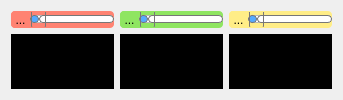
      <widget class="QWidget" name="model_1">
       <property name="styleSheet">
        <string notr="true"/>
       </property>
       <attribute name="title">
        <string>Tab 2</string>
       </attribute>
       <layout class="QGridLayout" name="gridLayout_5">
        <item row="0" column="0">
         <widget class="QFrame" name="barz_1">
          <property name="styleSheet">
           <string notr="true">background-color: rgb(255, 131, 114);
border-radius: 4px;</string>
          </property>
          <property name="frameShape">
           <enum>QFrame::StyledPanel</enum>
          </property>
          <property name="frameShadow">
           <enum>QFrame::Raised</enum>
          </property>
          <layout class="QHBoxLayout" name="horizontalLayout_5">
           <property name="spacing">
            <number>0</number>
           </property>
           <property name="leftMargin">
            <number>0</number>
           </property>
           <property name="topMargin">
            <number>0</number>
           </property>
           <property name="rightMargin">
            <number>0</number>
           </property>
           <property name="bottomMargin">
            <number>0</number>
           </property>
           <item>
            <widget class="QToolButton" name="zoomzButton_1">
             <property name="text">
              <string>...</string>
             </property>
            </widget>
           </item>
           <item>
            <widget class="QSlider" name="sliderz_1">
             <property name="styleSheet">
              <string notr="true">QSlider::groove:horizontal {
border: 1px solid #bbb;
background: white;
height: 6px;
border-radius: 4px;
}

QSlider::sub-page:horizontal {
background: rgb(85, 170, 255);
border: 1px solid #777;
height: 10px;
border-radius: 4px;
}

QSlider::add-page:horizontal {
background: #fff;
border: 1px solid #777;
height: 10px;
border-radius: 4px;
}

QSlider::handle:horizontal {
background: qlineargradient(x1:0, y1:0, x2:1, y2:1,
    stop:0 #eee, stop:1 #ccc);
border: 1px solid #777;
width: 13px;
margin-top: -8px;
margin-bottom: -8px;
border-radius: 4px;
}

QSlider::handle:horizontal:hover {
background: qlineargradient(x1:0, y1:0, x2:1, y2:1,
    stop:0 #fff, stop:1 #ddd);
border: 1px solid #444;
border-radius: 4px;
}

QSlider::sub-page:horizontal:disabled {
background: #eee;
border-color: #999;
}

QSlider::add-page:horizontal:disabled {
background: #eee;
border-color: #999;
}

QSlider::handle:horizontal:disabled {
background: #eee;
border: 1px solid #aaa;
border-radius: 4px;
}</string>
             </property>
             <property name="orientation">
              <enum>Qt::Horizontal</enum>
             </property>
            </widget>
           </item>
          </layout>
         </widget>
        </item>
        <item row="0" column="1">
         <widget class="QFrame" name="bary_1">
          <property name="styleSheet">
           <string notr="true">background-color: #8FE561;
border-radius: 4px;</string>
          </property>
          <property name="frameShape">
           <enum>QFrame::StyledPanel</enum>
          </property>
          <property name="frameShadow">
           <enum>QFrame::Raised</enum>
          </property>
          <layout class="QHBoxLayout" name="horizontalLayout_4">
           <property name="spacing">
            <number>0</number>
           </property>
           <property name="leftMargin">
            <number>0</number>
           </property>
           <property name="topMargin">
            <number>0</number>
           </property>
           <property name="rightMargin">
            <number>0</number>
           </property>
           <property name="bottomMargin">
            <number>0</number>
           </property>
           <item>
            <widget class="QToolButton" name="zoomyButton_1">
             <property name="text">
              <string>...</string>
             </property>
            </widget>
           </item>
           <item>
            <widget class="QSlider" name="slidery_1">
             <property name="styleSheet">
              <string notr="true">QSlider::groove:horizontal {
border: 1px solid #bbb;
background: white;
height: 6px;
border-radius: 4px;
}

QSlider::sub-page:horizontal {
background: rgb(85, 170, 255);
border: 1px solid #777;
height: 10px;
border-radius: 4px;
}

QSlider::add-page:horizontal {
background: #fff;
border: 1px solid #777;
height: 10px;
border-radius: 4px;
}

QSlider::handle:horizontal {
background: qlineargradient(x1:0, y1:0, x2:1, y2:1,
    stop:0 #eee, stop:1 #ccc);
border: 1px solid #777;
width: 13px;
margin-top: -8px;
margin-bottom: -8px;
border-radius: 4px;
}

QSlider::handle:horizontal:hover {
background: qlineargradient(x1:0, y1:0, x2:1, y2:1,
    stop:0 #fff, stop:1 #ddd);
border: 1px solid #444;
border-radius: 4px;
}

QSlider::sub-page:horizontal:disabled {
background: #eee;
border-color: #999;
}

QSlider::add-page:horizontal:disabled {
background: #eee;
border-color: #999;
}

QSlider::handle:horizontal:disabled {
background: #eee;
border: 1px solid #aaa;
border-radius: 4px;
}</string>
             </property>
             <property name="orientation">
              <enum>Qt::Horizontal</enum>
             </property>
            </widget>
           </item>
          </layout>
         </widget>
        </item>
        <item row="0" column="2">
         <widget class="QFrame" name="barx_1">
          <property name="sizePolicy">
           <sizepolicy hsizetype="Preferred" vsizetype="Maximum">
            <horstretch>0</horstretch>
            <verstretch>0</verstretch>
           </sizepolicy>
          </property>
          <property name="styleSheet">
           <string notr="true">background-color: #FFED87;
border-radius: 4px;</string>
          </property>
          <property name="frameShape">
           <enum>QFrame::StyledPanel</enum>
          </property>
          <property name="frameShadow">
           <enum>QFrame::Raised</enum>
          </property>
          <layout class="QHBoxLayout" name="horizontalLayout_6">
           <property name="spacing">
            <number>0</number>
           </property>
           <property name="leftMargin">
            <number>0</number>
           </property>
           <property name="topMargin">
            <number>0</number>
           </property>
           <property name="rightMargin">
            <number>0</number>
           </property>
           <property name="bottomMargin">
            <number>0</number>
           </property>
           <item>
            <widget class="QToolButton" name="zoomxButton_1">
             <property name="text">
              <string>...</string>
             </property>
            </widget>
           </item>
           <item>
            <widget class="QSlider" name="sliderx_1">
             <property name="styleSheet">
              <string notr="true">QSlider::groove:horizontal {
border: 1px solid #bbb;
background: white;
height: 6px;
border-radius: 4px;
}

QSlider::sub-page:horizontal {
background: rgb(85, 170, 255);
border: 1px solid #777;
height: 10px;
border-radius: 4px;
}

QSlider::add-page:horizontal {
background: #fff;
border: 1px solid #777;
height: 10px;
border-radius: 4px;
}

QSlider::handle:horizontal {
background: qlineargradient(x1:0, y1:0, x2:1, y2:1,
    stop:0 #eee, stop:1 #ccc);
border: 1px solid #777;
width: 13px;
margin-top: -8px;
margin-bottom: -8px;
border-radius: 4px;
}

QSlider::handle:horizontal:hover {
background: qlineargradient(x1:0, y1:0, x2:1, y2:1,
    stop:0 #fff, stop:1 #ddd);
border: 1px solid #444;
border-radius: 4px;
}

QSlider::sub-page:horizontal:disabled {
background: #eee;
border-color: #999;
}

QSlider::add-page:horizontal:disabled {
background: #eee;
border-color: #999;
}

QSlider::handle:horizontal:disabled {
background: #eee;
border: 1px solid #aaa;
border-radius: 4px;
}</string>
             </property>
             <property name="orientation">
              <enum>Qt::Horizontal</enum>
             </property>
            </widget>
           </item>
          </layout>
         </widget>
        </item>
        <item row="1" column="0">
         <widget class="QLabel" name="imagez_1">
          <property name="styleSheet">
           <string notr="true">background-color: rgb(0, 0, 0);</string>
          </property>
          <property name="text">
           <string>TextLabel</string>
          </property>
         </widget>
        </item>
        <item row="1" column="1">
         <widget class="QLabel" name="imagey_1">
          <property name="styleSheet">
           <string notr="true">background-color: rgb(0, 0, 0);</string>
          </property>
          <property name="text">
           <string>TextLabel</string>
          </property>
         </widget>
        </item>
        <item row="1" column="2">
         <widget class="QLabel" name="imagex_1">
          <property name="styleSheet">
           <string notr="true">background-color: rgb(0, 0, 0);</string>
          </property>
          <property name="text">
           <string>TextLabel</string>
          </property>
         </widget>
        </item>
       </layout>
      </widget>
